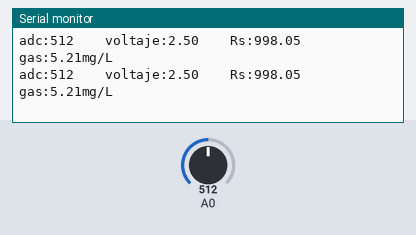
The sketch below on a simulated Arduino Uno, built with avr-gcc and run on an emulated ATmega328P. Parts: the last lines printed to the serial monitor. Inputs (shaded band) come from the test bench; at power-on: A0 = 512.

Above: at 4.2 s.
4.3 s: A0 set to 992
At 4.4 s:
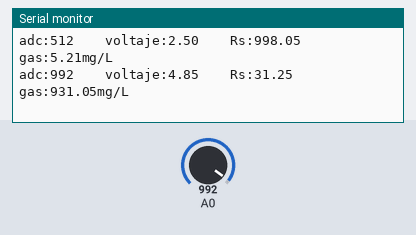
7.3 s: A0 set to 1000
At 7.36 s:
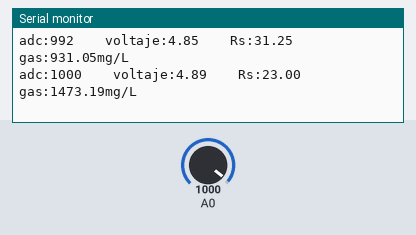
10.7 s: A0 set to 900
At 10.73 s:
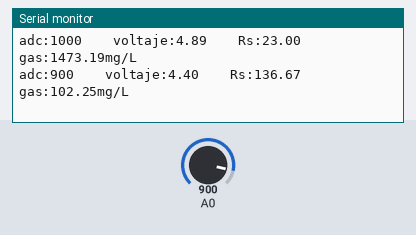
13.7 s: A0 set to 884
At 13.7 s:
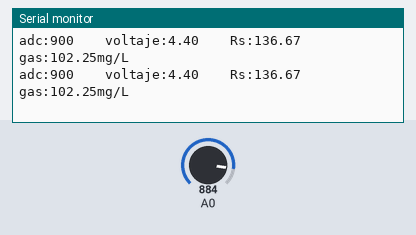
Timing chart, 0 to 16.7 s (numbered marks = the images above; inputs shaded):
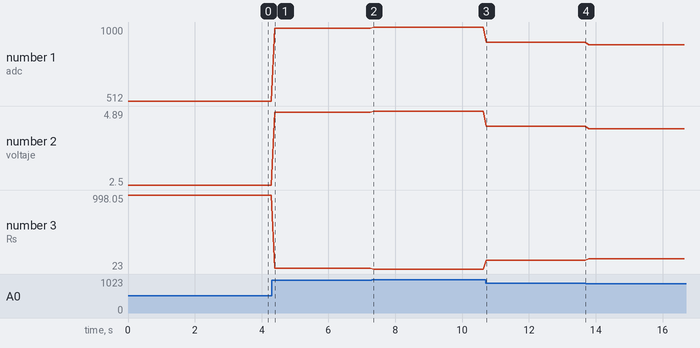

Measured:
- after the input at 4.3 s, the serial monitor: prints a new line after 0.09 s (image 1)
- after the input at 7.3 s, the serial monitor: prints a new line after 0.05 s (image 2)
- after the input at 10.7 s, the serial monitor: prints a new line at once (image 3)
- plotted number 1: 512 → 992 after the input at 4.3 s, 992 → 1000 after the input at 7.3 s, 1000 → 900 after the input at 10.7 s, 900 → 884 after the input at 13.7 s
- plotted number 2: 2.5 → 4.85 after the input at 4.3 s, 4.85 → 4.89 after the input at 7.3 s, 4.89 → 4.4 after the input at 10.7 s, 4.4 → 4.32 after the input at 13.7 s
- plotted number 3: 998.05 → 31.25 after the input at 4.3 s, 31.25 → 23 after the input at 7.3 s, 23 → 136.67 after the input at 10.7 s, 136.67 → 157.24 after the input at 13.7 s

The sketch:

sensor_de_gas.ino
```cpp
void setup() {
  Serial.begin(9600);
}

void loop() {

  int adc_MQ = analogRead(A0); //Lemos la salida analógica  del MQ
  float voltaje = adc_MQ * (5.0 / 1023.0); //Convertimos la lectura en un valor de voltaje
  float Rs=1000*((5-voltaje)/voltaje);  //Calculamos Rs con un RL de 1k
  double alcohol=0.4091*pow(Rs/5463, -1.497); // calculamos la concentración  de alcohol con la ecuación obtenida.
  //-------Enviamos los valores por el puerto serial------------
  Serial.print("adc:");
  Serial.print(adc_MQ);
  Serial.print("    voltaje:");
  Serial.print(voltaje);
  Serial.print("    Rs:");
  Serial.print(Rs);
  Serial.print("    gas:");
  Serial.print(alcohol);
  Serial.println("mg/L");
  delay(100);
}
```
